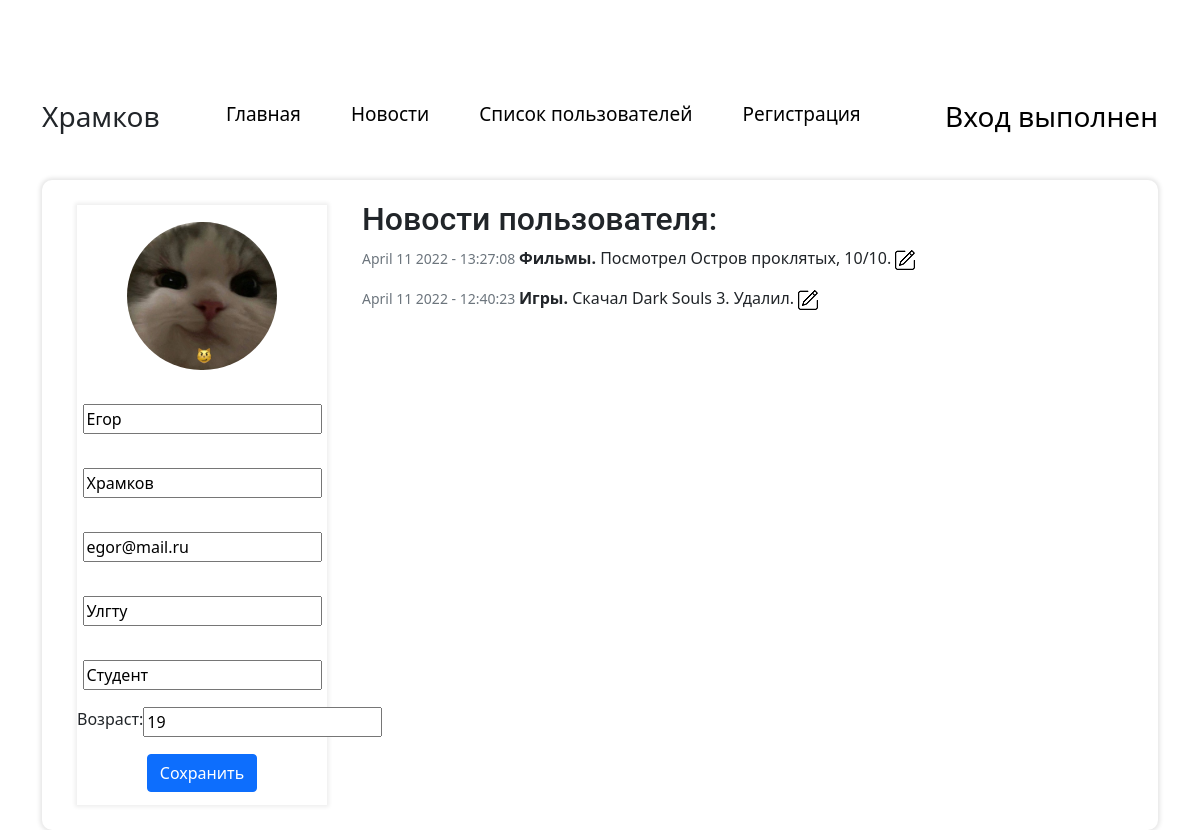
Page /account/?user=egor@mail.ru (signed in) on the earlier database version.
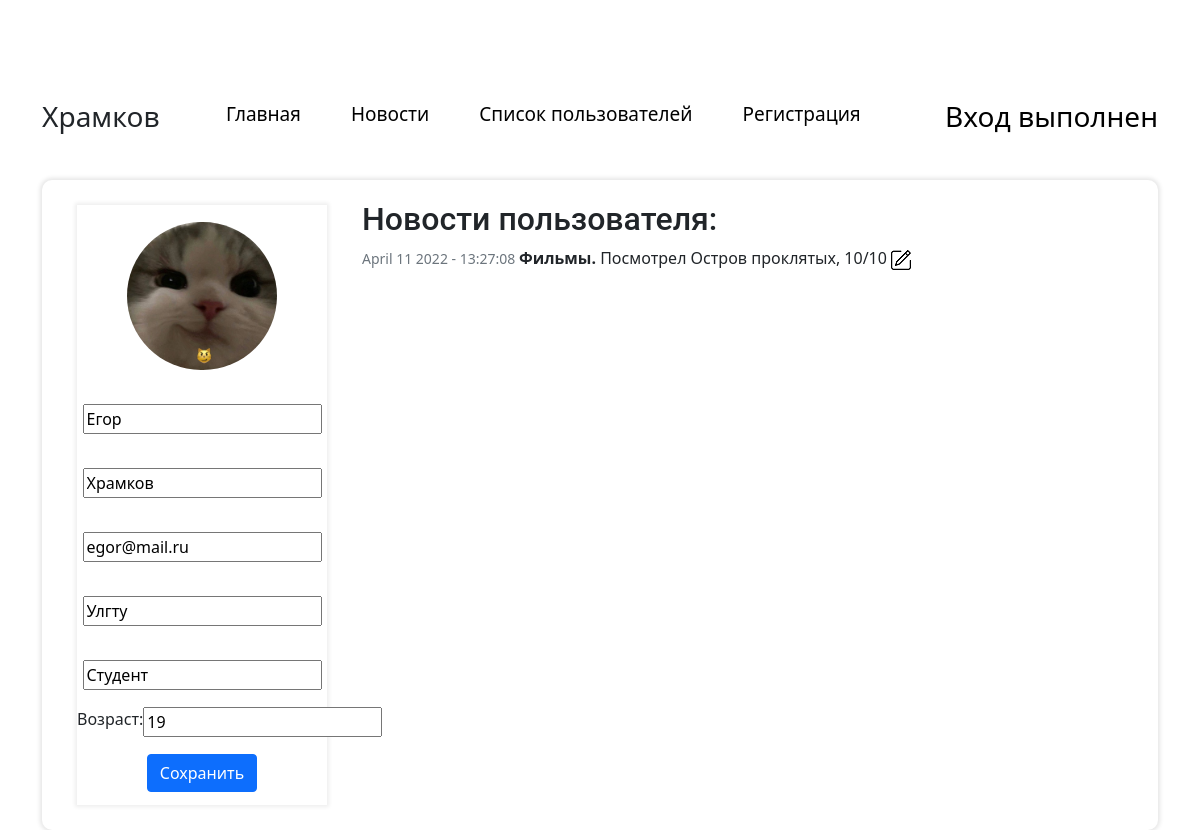
Same page on the later database version.
### lab4.py (models this page shows)
class Users(dbalc.Model):
    id = dbalc.Column(dbalc.Integer, primary_key = True, autoincrement=True)
    name = dbalc.Column(dbalc.String(50), nullable = True)
    surname = dbalc.Column(dbalc.String(50), nullable=True)
    email = dbalc.Column(dbalc.String(50), unique = True)
    age = dbalc.Column(dbalc.Integer, nullable = True)
    work = dbalc.Column(dbalc.String(50), nullable = True)
    post = dbalc.Column(dbalc.String(50), nullable=True)
    password = dbalc.Column(dbalc.String(500), nullable = True)
    photo = dbalc.Column(dbalc.String(500), nullable=True)
    role = dbalc.Column(dbalc.String(50), nullable=True)

class News(dbalc.Model):
    id = dbalc.Column(dbalc.Integer, primary_key=True, autoincrement=True)
    maintext = dbalc.Column(dbalc.String(5000), nullable=True)
    category = dbalc.Column(dbalc.String(100))
    date_created = dbalc.Column(dbalc.DateTime, default=datetime.utcnow())
    user_id = dbalc.Column(dbalc.Integer)

### lab4.py (the view)
@app.route('/account/', methods=['POST', 'GET'])
def account():
    is_adm = False
    if request.method == 'POST':
        user = Users.query.filter_by(email = request.args.get('user')).first()
        user.name = request.form.get('names')
        user.surname = request.form.get('surname')
        dbalc.session.commit()
        return redirect(url_for('users') + '?page=0')
    form1 = loginform.LoginForm()
    if 'login' in session:
        user = Users.query.filter_by(email = request.args.get('user')).first()
        if user:
            if( Users.query.filter_by(email = session['login']).first().role == 'Админ'):
                is_adm = True
            news_of_user = News.query.filter_by(user_id = user.id).order_by(News.date_created.desc()).all()
            return render_template('account.html', user=user, id_sess=session['login'], is_adm=is_adm, news_of_user = news_of_user)
        else:
            abort(404)
    else:
        flash("Авторизируйтесь, чтобы просматривать аккаунты")
        return redirect(url_for('users') + '?page=0')

### loginform.py
class LoginForm(FlaskForm):
    username = StringField('Username', validators=[DataRequired()])
    password = PasswordField('Password', validators=[DataRequired()])

### templates/account.html (shortened to what this page needs)
{% extends 'main.html' %}
{% block body %}
        <div class="table-box2">
        <form class="for_users2" method="POST">
                        <img src="{{ url_for('static', filename = 'photos/'+user.photo) }}"/>
                        <input type="text" value="{{user.name}}" name="names" class="edit_text" {% if user.email|string() != id_sess and is_adm == False %}readonly="True"{% endif %}>
                        <input type="text" value="{{user.surname}}" name="surname" class="edit_text" {% if user.email|string() != id_sess and is_adm == False %}readonly="True"{% endif %}>
                        <input type="email" value="{{user.email}}" name="mail" class="edit_text" readonly="True">
                        <input type="text" value="{{user.work}}" name="work" class="edit_text" {% if user.email|string() != id_sess and is_adm == False %}readonly="True"{% endif %}>
                        <input type="text" value="{{user.post}}" name="post" class="edit_text" {% if user.email|string() != id_sess and is_adm == False %}readonly="True"{% endif %}>
            <div class="input_age">
                        <label>Возраст:</label>
                        <input type="number" value="{{user.age}}" name="age" class="edit_text" {% if user.email|string() != id_sess and is_adm == False %}readonly="True"{% endif %}>
            </div>
            {% if user.email|string() == id_sess or is_adm == True %}<button type="submit" class="btn btn-primary">Сохранить</button>{% endif %}
        </form>
            <div>
                <h2>Новости пользователя: </h2>
                {% for news in news_of_user %}
                    <p><small class="text-muted">{{news.date_created.strftime('%B %d %Y - %H:%M:%S')}} </small>{% if news.category != "-" and news.category != '' %}<b>{{news.category}}.</b>{% endif %} {{news.maintext}} {% if user.email|string() == id_sess or is_adm %}<a href="../editnews/?news={{news.id}}"><img src="{{ url_for('static', filename = 'img/edit.png') }}"/></a>{% endif %}</p>
                {% endfor %}
            </div>
        </div>
{% endblock %}

### templates/main.html (shortened to what this page needs)
<!doctype html>
<html lang="ru">
<head>
        <link href="https://cdn.jsdelivr.net/npm/bootstrap@5.1.3/dist/css/bootstrap.min.css" rel="stylesheet">
        <link href="{{ url_for('static', filename='css/style.css') }}" rel="stylesheet" type="text/css">
</head>
<body>
<div class="app">
          <div class="container">
            <header>
              <h3>Храмков</h3>
              <ul class="menu">
                <li><a href="/mainpage/">Главная</a></li>
                <li><a href="/news/?page=0">Новости</a></li>
                <li><a href="/users/?page=0">Список пользователей</a></li>
                <li><a href="/registration/">Регистрация</a></li>
              </ul>
                {% if 'login' in session %}
                    <a href="/auth/"><h3>Вход выполнен</h3></a>
                {% else %}
                    <a href="/auth/"><h3>Войти</h3></a>
                {% endif %}
            </header>
    {% block body %}{% endblock %}
          </div>
        </div>
</body>
</html>

### static/css/style.css (style rules this page uses)
body { background-color: #FFFFFF; }
.btn-primary { margin: 10px 10px 10px 0px; }
.container { padding-top: 100px; width: 1400px; display: flex; margin: 0 auto; flex-direction: column; }
.for_users2 { margin: 0 35px; width: 250px; height: 600px; background-color: white; box-shadow: 0px 0px 4px 2px rgba(0, 0, 0, 0.07); display: flex; flex-direction: column; align-self: center; }
.for_users2 > * { margin: 17px auto; }
.for_users2 img { width: 150px; height: 150px; border-radius: 90px; background-size: cover; }
header { display: flex; justify-content: space-between; margin-bottom: 35px; }
header ul { display: flex; font-size: 19px; }
header ul li { text-decoration: none; margin-right: 50px; list-style-type: none; }
a { text-decoration: none; color: black; }
.input_age { display: flex; margin: 0 auto; }
.table-box2 { width: 100%; margin: 0 auto; height: 650px; background-color: white; box-shadow: 0px 0px 4px 2px rgb(0 0 0 / 10%); border-radius: 10px; display: flex; align-items: flex-start; }
.table-box2 h2 { margin-top: 20px; font-family: 'Roboto', sans-serif; }

Differences in the rows shown:
removed News: date_created "April 11 2022 - 12:40:23", category "Игры", maintext "Скачал Dark Souls 3. Удалил."
changed News "Фильмы": maintext "Посмотрел Остров проклятых, 10/10." → "Посмотрел Остров проклятых, 10/10"
